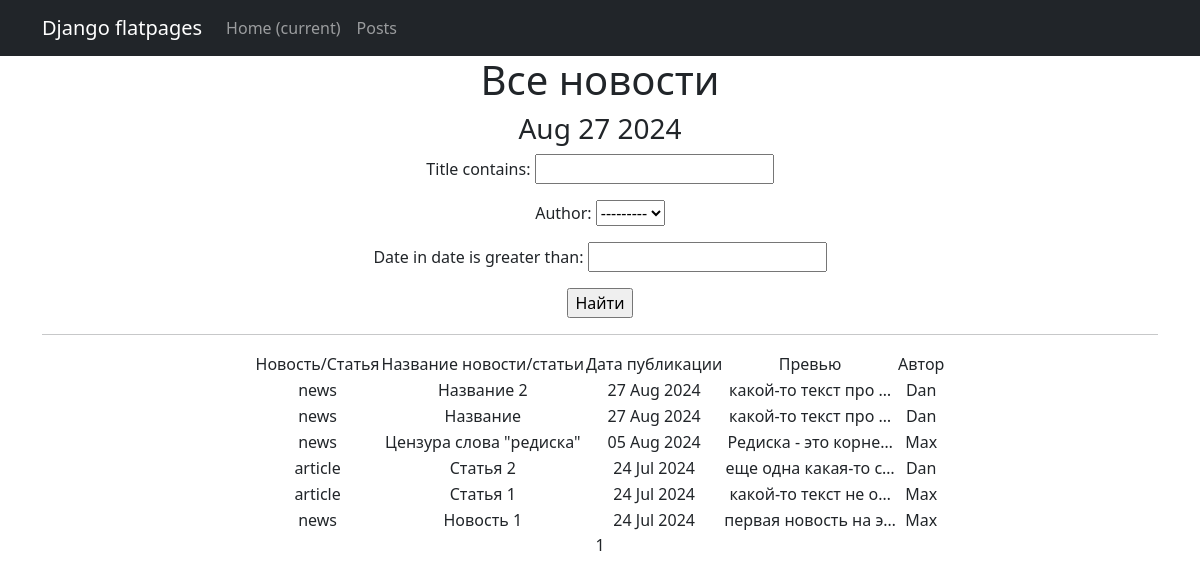
The app's page /posts/, older data.
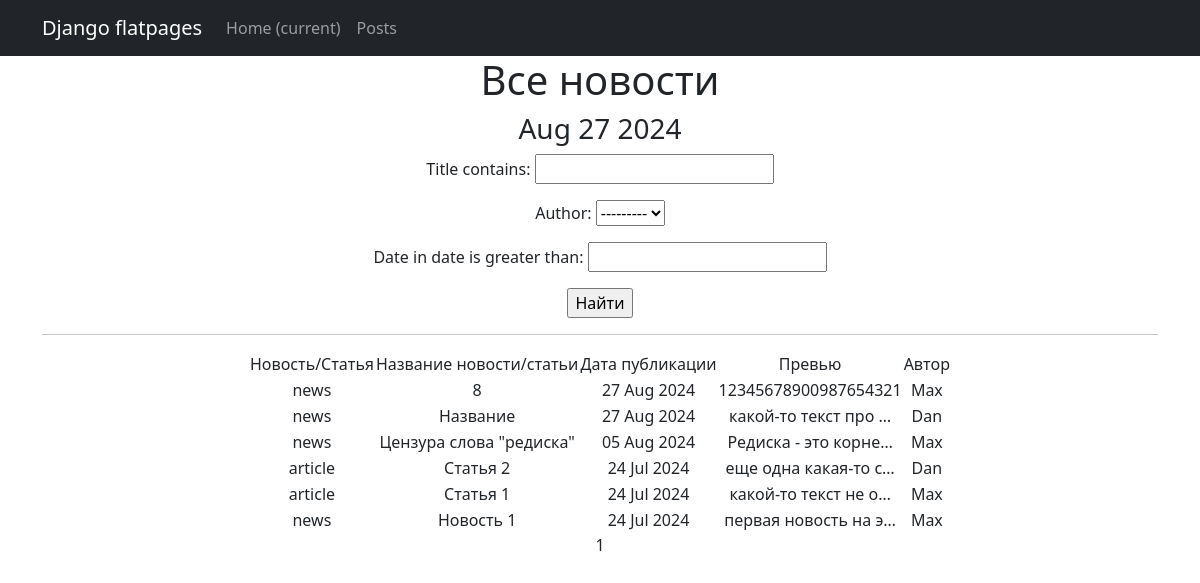
The same page, newer data.
### news/models.py (models this page shows, shortened)
class Post(models.Model):
    article = 'AR'
    news = 'NE'
    POSITIONS =[
        (article, 'article'),
        (news, 'news'),
    ]
    author = models.ForeignKey(Author, on_delete=models.CASCADE, related_name='posts')
    news_art = models.CharField(max_length=2,choices=POSITIONS,default='NE')
    date_in = models.DateTimeField(auto_now_add=True)
    category = models.ManyToManyField(Category, through='PostCategory')
    title = models.CharField(max_length=255)
    text = models.TextField(default='')
    rating = models.IntegerField(default=0)

class Author(models.Model):
    user = models.OneToOneField(User, on_delete=models.CASCADE)
    rating = models.IntegerField(null=True)
    def __str__(self):
        return self.user.username

### news/views.py (the view)
# urls.py: path('', PostsListView.as_view(), name='posts_list'),
class PostsListView(ListView):
    model = Post
    ordering = '-date_in'
    template_name = 'posts.html'
    context_object_name = 'posts'
    paginate_by = 10
    def get_queryset(self):
        queryset = super().get_queryset()
        self.filterset = PostFilter(self.request.GET, queryset)
        return self.filterset.qs
    def get_context_data(self, **kwargs):
        context = super().get_context_data(**kwargs)
        context['time_now'] = datetime.utcnow()
        context['filterset'] = self.filterset
        return context

### templates/posts.html (shortened to what this page needs)
{% extends 'flatpages/default.html' %}
{% load custom_tags %}
{% block content %}
<h1>Все новости</h1>
<h3>{{ time_now|date:'M d Y' }}</h3>
   <form action="" method="get">
       {{ filterset.form.as_p }}
       <input type="submit" value="Найти" />
   </form>
<hr>
{% if posts %}
       <table align="center">
           <tr>
               <td>Новость/Статья</td>
               <td>
                   Название новости/статьи
               </td>
               <td>
                   Дата публикации
               </td>
               <td>
                   Превью
               </td>
               <td>Автор</td>
           </tr>
           {% for post in posts %}
           <tr>
               <td>{{ post.get_news_art_display }}</td>
               <td>{{ post.title }}</td>
               <td>{{ post.date_in|date:'d M Y' }}</td>
               <td>{{ post.text|truncatechars:20 }}</td>
               <td>{{ post.author }}</td>
           </tr>
           {% endfor %}
       </table>
   {% else %}
       <h2>Новостей нет!</h2>
   {% endif %}
   {{ page_obj.number }}
{% endblock content %}

### templates/flatpages/default.html (shortened to what this page needs)
<!DOCTYPE html>
<html lang="en">
    <head>
        {% load static %}
        <link href="{% static 'css/styles.css' %}" rel="stylesheet" />
    </head>
    <body>
        <nav class="navbar navbar-expand-lg navbar-dark bg-dark static-top">
           <div class="container">
               <a class="navbar-brand" href="#">Django flatpages</a>
               <div class="collapse navbar-collapse" id="navbarResponsive">
                   <ul class="navbar-nav ml-auto">
                       <li class="nav-item active">
                           <a class="nav-link" href="#">Home
                               <span class="sr-only">(current)</span>
                           </a>
                       <li class="nav-item">
                           <a class="nav-link" href="/posts/">Posts</a>
                       </li>
                   </ul>
               </div>
           </div>
        </nav>
        <div class="container">
           <div class="row">
               <div class="col-lg-12 text-center">
                   {% block content %}{% endblock content %}
               </div>
           </div>
        </div>
    </body>
</html>

Row changes from the older to the newer data that the page shows:
removed Post: news_art "news", title "Название 2", date_in "27 Aug 2024", text "какой-то текст про …", author "Dan"
added Post: news_art "news", title "8", date_in "27 Aug 2024", text "12345678900987654321", author "Max"
